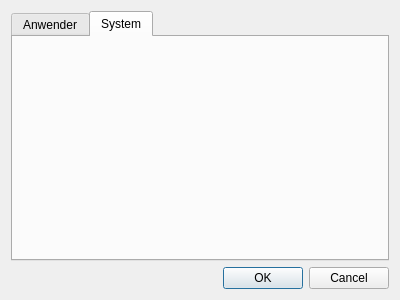
<?xml version="1.0" encoding="UTF-8"?>
<ui version="4.0">
 <class>Dialog</class>
 <widget class="QDialog" name="Dialog">
  <property name="geometry">
   <rect>
    <x>0</x>
    <y>0</y>
    <width>400</width>
    <height>300</height>
   </rect>
  </property>
  <property name="windowTitle">
   <string>Konfiguration</string>
  </property>
  <layout class="QGridLayout" name="gridLayout">
   <item row="0" column="0">
    <widget class="QTabWidget" name="tabWidget">
     <property name="currentIndex">
      <number>1</number>
     </property>
     <widget class="QWidget" name="user">
      <attribute name="title">
       <string>Anwender</string>
      </attribute>
     </widget>
     <widget class="QWidget" name="system">
      <attribute name="title">
       <string>System</string>
      </attribute>
     </widget>
    </widget>
   </item>
   <item row="1" column="0">
    <widget class="QDialogButtonBox" name="buttonBox">
     <property name="orientation">
      <enum>Qt::Horizontal</enum>
     </property>
     <property name="standardButtons">
      <set>QDialogButtonBox::Cancel|QDialogButtonBox::Ok</set>
     </property>
    </widget>
   </item>
  </layout>
 </widget>
 <resources/>
 <connections>
  <connection>
   <sender>buttonBox</sender>
   <signal>accepted()</signal>
   <receiver>Dialog</receiver>
   <slot>accept()</slot>
   <hints>
    <hint type="sourcelabel">
     <x>248</x>
     <y>254</y>
    </hint>
    <hint type="destinationlabel">
     <x>157</x>
     <y>274</y>
    </hint>
   </hints>
  </connection>
  <connection>
   <sender>buttonBox</sender>
   <signal>rejected()</signal>
   <receiver>Dialog</receiver>
   <slot>reject()</slot>
   <hints>
    <hint type="sourcelabel">
     <x>316</x>
     <y>260</y>
    </hint>
    <hint type="destinationlabel">
     <x>286</x>
     <y>274</y>
    </hint>
   </hints>
  </connection>
 </connections>
</ui>
